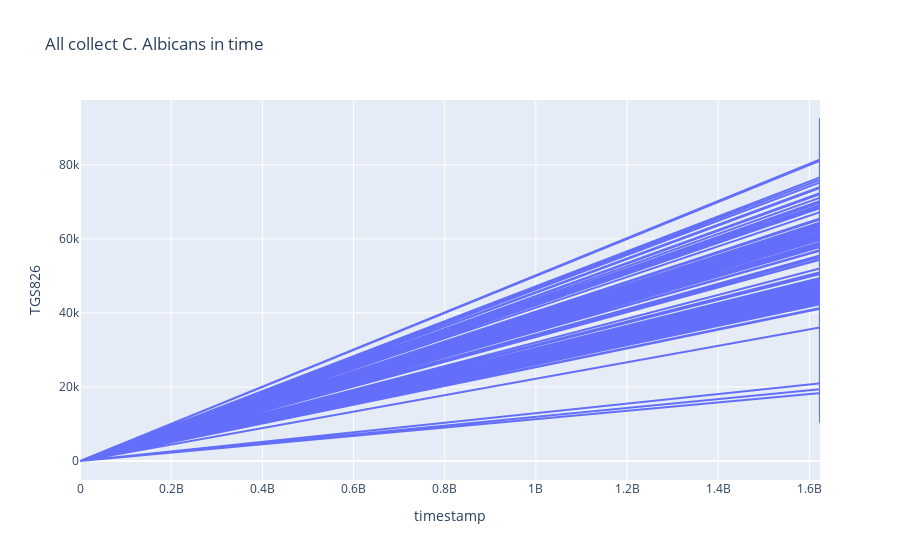

Notebook code cell kept with this figure:
### Code cell
import plotly.express as px
fig = px.line(df_albicans, x="timestamp", y="TGS826",title = 'All collect C. Albicans in time')
fig.show()

### Figure 1 — Plotly figure (JSON) as saved in the notebook; plotly's stock layout.template omitted (floating-point values rounded to 4 significant figures; data arrays with more than 128 entries replaced by an {"elided": "..."} marker saying what was removed)
{"data": [{"hovertemplate": "timestamp=%{x}<br>TGS826=%{y}<extra></extra>", "legendgroup": "", "line": {"color": "#636efa", "dash": "solid"}, "mode": "lines", "name": "", "showlegend": false, "type": "scattergl", "x": {"elided": "14425 float values"}, "xaxis": "x", "y": {"elided": "14425 int values"}, "yaxis": "y"}], "layout": {"legend": {"tracegroupgap": 0}, "title": {"text": "All collect C. Albicans in time"}, "xaxis": {"anchor": "y", "domain": [0, 1], "title": {"text": "timestamp"}}, "yaxis": {"anchor": "x", "domain": [0, 1], "title": {"text": "TGS826"}}}}
